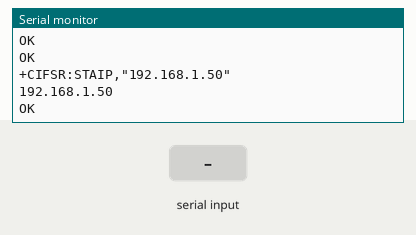
Recording of a sketch running on a simulated Arduino Mega 2560, built with avr-gcc and run on an emulated ATmega2560. On the bench: the last lines printed to the serial monitor. Inputs (shaded band) come from the test bench. The modem accepts every AT command (registered, SIM ready, sends succeed) and sends nothing else.

Above: at 17.5 s.
17.6 s: "OK," received over the second serial link
At 19.8 s:
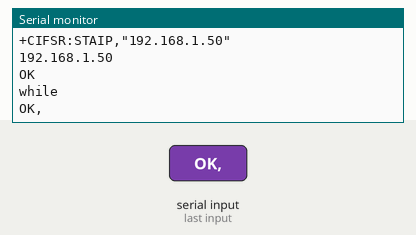
20.1 s: "1," received over the second serial link
At 21.8 s:
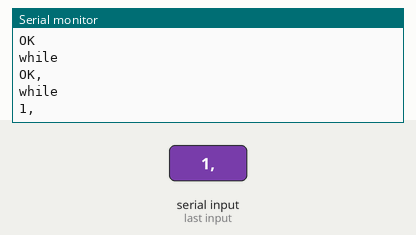

The sketch:

esp8266_char.ino
```cpp
//char str1[100], str2[100], strona[200];

void setup() {
  Serial.begin(9600);
  Serial2.begin(9600);
  Serial.println("Start");
  while (!wyslij("AT", "OK", 200))
  {
    Serial.println("Blad komunikacji");
    delay(1000);
  }
  Serial.println("Rozpoczeto komunikacje");
  wyslij2("AT+RST", 500);
  //wyslij("AT+CWMODE=1","OK",100)) Serial.println("CWMODE=1 OK");
  wyslij2("AT+CWMODE=1", 100);
  wyslij2("AT+CIPMODE=0", 100); //) Serial.println("CIPMODE=0 OK");
  wyslij2("AT+CIPMUX=1", 100); //) Serial.println("CIPMUX=1 OK");
  //else Serial.println("CIPMUX=1 ERR");
  //wyslij2("AT+CWJAP=\"RANGER\",\"11235813\"",10000);
  wyslij2("AT+CWJAP=\"ESNET_35\",\"17777777\"", 5000); //)
  //AT+CWJAP="ESNET_35","17777777"
  //Serial.println("polaczono z siecia");
  wyslij2("AT+CIPSERVER=1,80", 2000); //) Serial.println("uruchomiono serwer");
  wyslij2("AT+CIFSR", 100);

  //strona = String();

}

char klient[10];
//char senval[10];
char bufor[30];
//char str1[100] = "<html><head><title>TEST</title></head><body><h2>";
//char str2[100] = "</h2></body></html>";
char strona[200];

void loop() {

  while (Serial2.available() > 0) {
    Serial.println("while");
    Serial.println(Serial2.readString());
    if (Serial2.find("+IPD,")) {
      Serial.println("if");
      Serial2.readBytesUntil(',', klient, 1);
      Serial.println();
      Serial.print("Zapytanie ID: ");
      Serial.println(klient[0]);
      //Serial.println(Serial2.readString());
      int sensorValue = analogRead(A0);
      //sprintf(senval, "%d", analogRead(A0));
      //strona = "<html><head><title>TEST</title></head><body><h2>test123</h2></body></html>";
      //<html><head><title>TEST</title></head></html>  45
      //<html><head><title>TEST</title></head><body><h2>123456789</h2></body></html> 76
      //Serial.println(senval);
      //Serial.println("xxx");
      //strona[200]="";
      //strcpy(strona,str1);
      //strcat(strona, senval);
      //Serial.println(strona);
      //strcat(strona, str2);
      sprintf(strona, "<html><head><title>TEST</title></head><body><h2>wartosc na A0: %d</h2></body></html>", sensorValue);
      //Serial.println(strona);
      //Serial.println(strlen(strona));
      sprintf(bufor, "AT+CIPSEND=%c,%d", klient[0], strlen(strona));
      if (wyslij(bufor, ">", 100)) Serial.println("zadanie wyslania");
      if (wyslij(strona, "OK", 100)) Serial.println("Wyslano dane");
      sprintf(bufor, "AT+CIPCLOSE=%c", klient[0]);
      if (wyslij(bufor, "OK", 10)) Serial.println("Zamknieto polaczenie");
    }
  }
}

boolean wyslij(String komenda, char *odp, int czas) {
  Serial2.println(komenda);
  long int time = millis();
  delay(czas);
  while (Serial2.available() > 0)
  {
    if (Serial2.find(odp))
      return 1;
  }
  return 0;
}

boolean wyslij2(String komenda, int czas) {
  String buf;
  Serial2.println(komenda);
  //long int time = millis();
  delay(czas);
  while (Serial2.available() > 0)
  {
    buf = Serial2.readString();
  }
  Serial.println(buf);
  if (buf == "OK") {
    return 1;
  }
  return 0;
}
```

Measured:
- after the input at 17.6 s, the serial monitor: prints a new line at once (image 1)
- after the input at 20.1 s, the serial monitor: prints a new line after 1.0 s (image 2)
